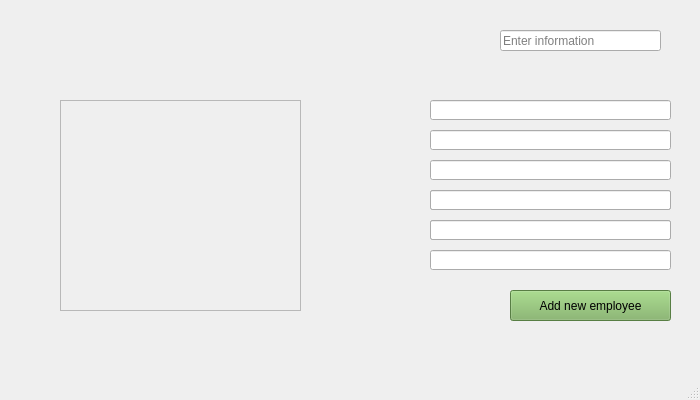
<?xml version="1.0" encoding="UTF-8"?>
<ui version="4.0">
 <class>MainWindow</class>
 <widget class="QMainWindow" name="MainWindow">
  <property name="geometry">
   <rect>
    <x>0</x>
    <y>0</y>
    <width>700</width>
    <height>400</height>
   </rect>
  </property>
  <property name="minimumSize">
   <size>
    <width>700</width>
    <height>400</height>
   </size>
  </property>
  <property name="maximumSize">
   <size>
    <width>700</width>
    <height>400</height>
   </size>
  </property>
  <property name="windowTitle">
   <string>Employees Management</string>
  </property>
  <widget class="QWidget" name="centralwidget">
   <widget class="QLabel" name="label">
    <property name="geometry">
     <rect>
      <x>0</x>
      <y>0</y>
      <width>701</width>
      <height>341</height>
     </rect>
    </property>
    <property name="text">
     <string/>
    </property>
    <property name="pixmap">
     <pixmap>Quản lý nhân viên (1).png</pixmap>
    </property>
    <property name="scaledContents">
     <bool>true</bool>
    </property>
   </widget>
   <widget class="QLineEdit" name="lineEditEnter">
    <property name="geometry">
     <rect>
      <x>500</x>
      <y>30</y>
      <width>161</width>
      <height>21</height>
     </rect>
    </property>
    <property name="placeholderText">
     <string>Enter information</string>
    </property>
   </widget>
   <widget class="QLineEdit" name="lineEditFullName">
    <property name="geometry">
     <rect>
      <x>430</x>
      <y>100</y>
      <width>241</width>
      <height>20</height>
     </rect>
    </property>
   </widget>
   <widget class="QLineEdit" name="lineEditRole">
    <property name="geometry">
     <rect>
      <x>430</x>
      <y>130</y>
      <width>241</width>
      <height>20</height>
     </rect>
    </property>
   </widget>
   <widget class="QLineEdit" name="lineEditPhone">
    <property name="geometry">
     <rect>
      <x>430</x>
      <y>160</y>
      <width>241</width>
      <height>20</height>
     </rect>
    </property>
   </widget>
   <widget class="QLineEdit" name="lineEdit_6">
    <property name="geometry">
     <rect>
      <x>430</x>
      <y>220</y>
      <width>241</width>
      <height>20</height>
     </rect>
    </property>
   </widget>
   <widget class="QLineEdit" name="lineEdit_5">
    <property name="geometry">
     <rect>
      <x>430</x>
      <y>190</y>
      <width>241</width>
      <height>20</height>
     </rect>
    </property>
   </widget>
   <widget class="QLineEdit" name="lineEditShift">
    <property name="geometry">
     <rect>
      <x>430</x>
      <y>220</y>
      <width>241</width>
      <height>20</height>
     </rect>
    </property>
   </widget>
   <widget class="QLineEdit" name="lineEditAssignedPets">
    <property name="geometry">
     <rect>
      <x>430</x>
      <y>190</y>
      <width>241</width>
      <height>20</height>
     </rect>
    </property>
   </widget>
   <widget class="QLineEdit" name="lineEditStatus">
    <property name="geometry">
     <rect>
      <x>430</x>
      <y>250</y>
      <width>241</width>
      <height>20</height>
     </rect>
    </property>
   </widget>
   <widget class="QScrollArea" name="scrollArea">
    <property name="geometry">
     <rect>
      <x>60</x>
      <y>100</y>
      <width>241</width>
      <height>211</height>
     </rect>
    </property>
    <property name="widgetResizable">
     <bool>true</bool>
    </property>
    <widget class="QWidget" name="scrollAreaWidgetContents">
     <property name="geometry">
      <rect>
       <x>0</x>
       <y>0</y>
       <width>239</width>
       <height>209</height>
      </rect>
     </property>
     <layout class="QVBoxLayout" name="verticalLayout_2">
      <item>
       <layout class="QVBoxLayout" name="verticalLayoutEmployee"/>
      </item>
     </layout>
    </widget>
   </widget>
   <widget class="QPushButton" name="pushButtonAdd">
    <property name="geometry">
     <rect>
      <x>510</x>
      <y>290</y>
      <width>161</width>
      <height>31</height>
     </rect>
    </property>
    <property name="font">
     <font>
      <strikeout>false</strikeout>
     </font>
    </property>
    <property name="styleSheet">
     <string notr="true">background-color: rgb(123, 177, 95);
font: 13pt &quot;.AppleSystemUIFont&quot;;</string>
    </property>
    <property name="text">
     <string>Add new employee</string>
    </property>
   </widget>
  </widget>
  <widget class="QMenuBar" name="menubar">
   <property name="geometry">
    <rect>
     <x>0</x>
     <y>0</y>
     <width>700</width>
     <height>38</height>
    </rect>
   </property>
  </widget>
  <widget class="QStatusBar" name="statusbar"/>
 </widget>
 <resources/>
 <connections/>
</ui>
